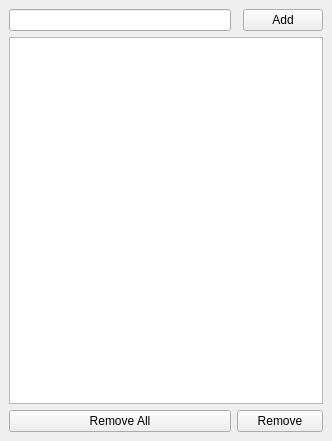
<?xml version="1.0" encoding="UTF-8"?>
<ui version="4.0">
 <class>MainWindow</class>
 <widget class="QMainWindow" name="MainWindow">
  <property name="geometry">
   <rect>
    <x>0</x>
    <y>0</y>
    <width>332</width>
    <height>441</height>
   </rect>
  </property>
  <property name="windowTitle">
   <string>MainWindow</string>
  </property>
  <widget class="QWidget" name="centralwidget">
   <layout class="QGridLayout" name="gridLayout" rowstretch="0,0,0" columnstretch="0,0,0" rowminimumheight="0,0,0">
    <item row="0" column="0">
     <widget class="QLineEdit" name="txtTask"/>
    </item>
    <item row="1" column="0" colspan="3">
     <widget class="QListWidget" name="listWidget"/>
    </item>
    <item row="0" column="2">
     <widget class="QPushButton" name="btnAdd">
      <property name="text">
       <string>Add</string>
      </property>
     </widget>
    </item>
    <item row="2" column="0">
     <widget class="QPushButton" name="btnRemoveAll">
      <property name="sizePolicy">
       <sizepolicy hsizetype="Minimum" vsizetype="Fixed">
        <horstretch>0</horstretch>
        <verstretch>0</verstretch>
       </sizepolicy>
      </property>
      <property name="text">
       <string>Remove All</string>
      </property>
     </widget>
    </item>
    <item row="2" column="1" colspan="2">
     <widget class="QPushButton" name="btnRemove">
      <property name="sizePolicy">
       <sizepolicy hsizetype="Minimum" vsizetype="Fixed">
        <horstretch>0</horstretch>
        <verstretch>0</verstretch>
       </sizepolicy>
      </property>
      <property name="minimumSize">
       <size>
        <width>0</width>
        <height>0</height>
       </size>
      </property>
      <property name="text">
       <string>Remove</string>
      </property>
     </widget>
    </item>
   </layout>
  </widget>
  <action name="actionNew">
   <property name="icon">
    <iconset resource="Resources.qrc">
     <normaloff>:/img/file-black-icon.png</normaloff>:/img/file-black-icon.png</iconset>
   </property>
   <property name="text">
    <string>New</string>
   </property>
  </action>
  <action name="actionOpen">
   <property name="icon">
    <iconset resource="Resources.qrc">
     <normaloff>:/img/folder-icon.png</normaloff>:/img/folder-icon.png</iconset>
   </property>
   <property name="text">
    <string>Open</string>
   </property>
  </action>
  <action name="actionSave_as">
   <property name="text">
    <string>Save as</string>
   </property>
  </action>
  <action name="actionPrint">
   <property name="text">
    <string>Print</string>
   </property>
  </action>
  <action name="actionCopy">
   <property name="text">
    <string>Copy</string>
   </property>
  </action>
  <action name="actionPaste">
   <property name="text">
    <string>Paste</string>
   </property>
  </action>
  <action name="actionCut">
   <property name="text">
    <string>Cut</string>
   </property>
  </action>
  <action name="actionUndo">
   <property name="text">
    <string>Undo</string>
   </property>
  </action>
  <action name="actionRedo">
   <property name="text">
    <string>Redo</string>
   </property>
  </action>
 </widget>
 <resources>
  <include location="Resources.qrc"/>
 </resources>
 <connections/>
</ui>
